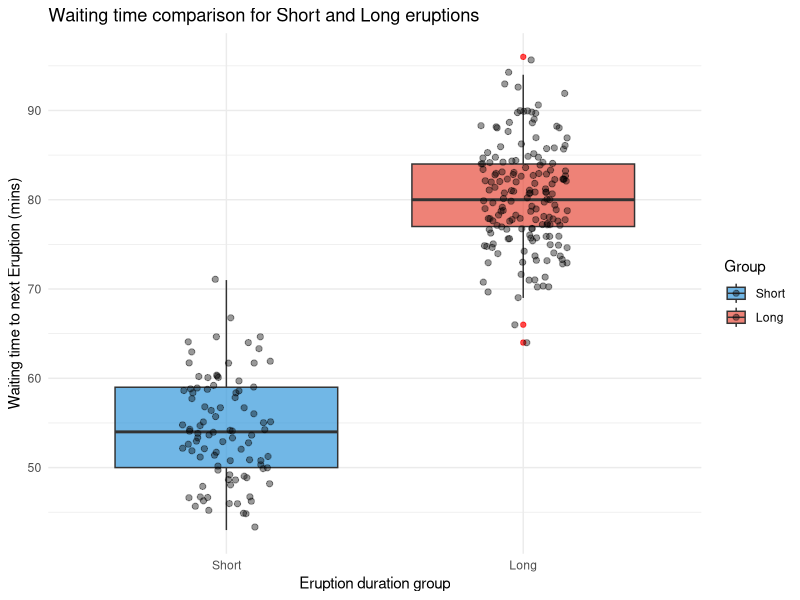
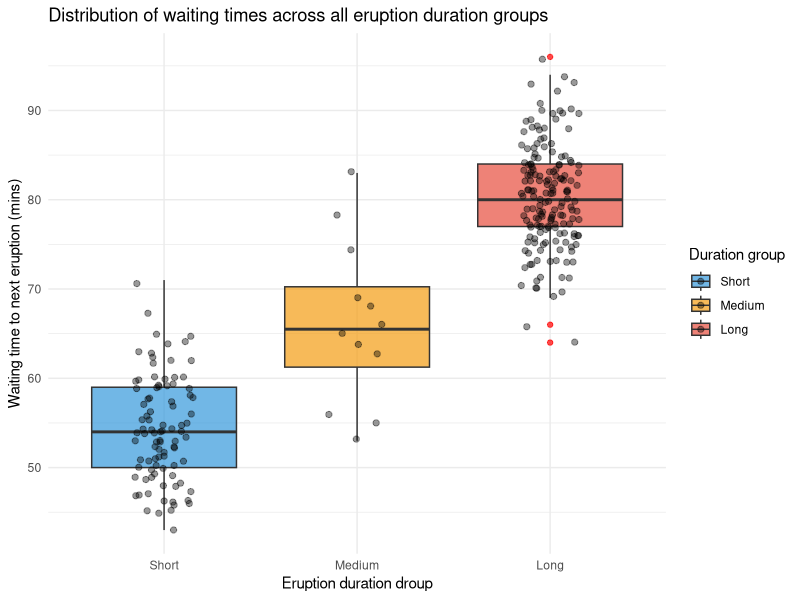
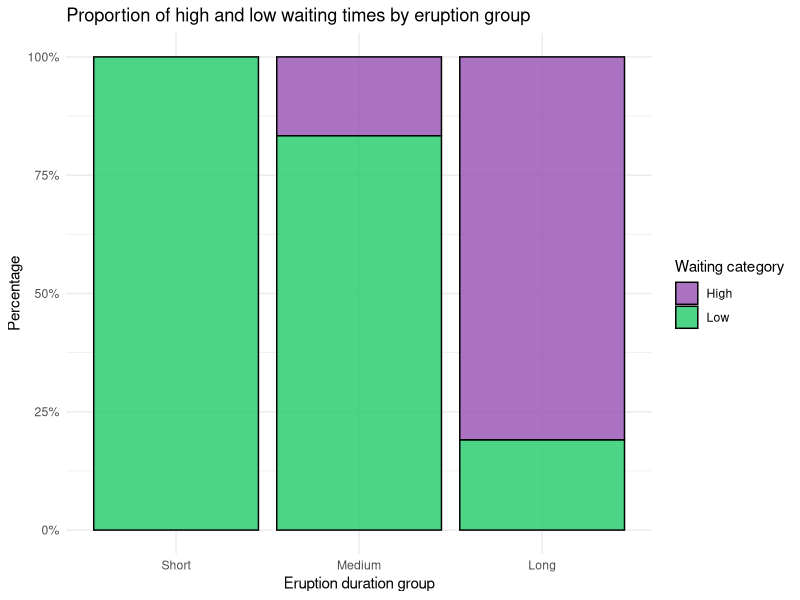

Write R code to recreate these figures, in order.
# LOADING THE REQUIRED LIBRARIES
library(dplyr)
library(stringr)
library(ggplot2)

# LOADING THE faithful DATASET
data("faithful")
faithful

# INSPECTING THE faithful DATASET
glimpse(faithful)
View(faithful)
summary(faithful)

# The faithful dataset has two variables; eruptions which is numeric and
# represents eruption time in minutes; waiting is numeric and represents the
# Waiting time to next eruption

# LOOKING FOR MISSING VALUES IN THE DATASET
colSums(is.na(faithful))

# PREPARING THE DATA FOR ANALYSIS

faithful <- faithful %>%
  mutate(
    # creating eruption-duration groups (Short, Medium, Long)
    eruption_duration = factor(cut(
      eruptions,
      breaks = c(-Inf, 2.5, 3.5, Inf),
      labels = c("Short", "Medium", "Long"),
      right = FALSE
    )),
    
    # 2. Create waiting_time variable (High waiting time, Low waiting time)
    waiting_time = factor(
      if_else(waiting >= median(waiting), "High", "Low")
    )
  )

glimpse(faithful)
summary(faithful)


# QUESTION ONE
# Do short and long eruptions differ significantly in their mean waiting time 
# to the next eruption? (t-test)

# The variables in this question are eruption_duration and waiting
# waiting (waiting time to next eruption) is the response variable and is continuous
# eruption_duration is the explanatory variable and is categorical

# Stating the hypotheses

# Null Hypothesis
# There is no difference in mean waiting time to the next eruption 
# between short and long eruptions

# Alternative Hypothesis
# There is a difference in mean waiting time to the next eruption 
# between short and long eruptions

# Statistical Test
# Independent Two-Sample Welch t-test
# Justification: We are comparing the population means of a continuous response 
# variable (waiting) across exactly two independent categorical groups; Short, Long 
# t-test is used because it does not assume equal variances between the two groups

# Subsetting the data for Short and Long duration groups only
q1_data <- subset(faithful, eruption_duration %in% c("Short", "Long"))
q1_data$eruption_duration <- droplevels(q1_data$eruption_duration)

# descriptive summaries
tapply(q1_data$waiting, q1_data$eruption_duration, summary)
tapply(q1_data$waiting, q1_data$eruption_duration, sd)

# carrying out the t-test
t.test(waiting ~ eruption_duration, data = q1_data)


# Assumption Checking: Normality within groups
shapiro.test(q1_data$waiting[q1_data$eruption_duration == "Short"])
shapiro.test(q1_data$waiting[q1_data$eruption_duration == "Long"])

# boxplot for waiting time comparison for lond and short eruptions
ggplot(q1_data, aes(x = eruption_duration, y = waiting, fill = eruption_duration)) +
  geom_boxplot(alpha = 0.7, outlier.color = "red") +
  geom_jitter(width = 0.15, alpha = 0.4, size = 1.8) +
  scale_fill_manual(values = c("Short" = "#3498db", "Long" = "#e74c3c")) +
  theme_minimal() +
  labs(
    title = "Waiting time comparison for Short and Long eruptions",
    x = "Eruption duration group",
    y = "Waiting time to next Eruption (mins)",
    fill = "Group"
  )

# Statistical Output

# The t-test yields a statistic t = -34.716; df = 184.63 with an extremely 
# small p-value < 2.2e-16

# The mean waiting time for the Short group is 54.28 minutes, compared to
# 80.33 minutes for the Long group

# Difference in Means: Long eruptions require an average of 26.05 
# additional minutes of waiting time compared to short eruptions

# 95% Confidence Interval: -27.53, -24.57 minutes
# We are 95% confident that the true population mean difference in waiting time 
# between Short and Long eruptions lies between 24.57 and 27.53 minutes

# Decision: Because p-value < 0.05, we reject the null hypothesis

# Assumption Checking (Normality Within Groups)

# Shapiro-Wilk Test Results
# Short Eruptions: W = 0.98017, p-value = 0.1749
# Long Eruptions: W = 0.99396, p-value = 0.7194   
# Assumption Assessment: For both duration groups, the p-values are greater than 
# the standard alpha = 0.05 threshold thus, we fail to reject the null 
# hypothesis of normality for both groups 
# The data in both the Short and Long eruption categories follow a normal 
# distribution, perfectly satisfying the normality assumption 
# required for the t-test

# From the boxplot

# There is complete distribution separation
# The interquartile ranges of the Short and Long groups show zero vertical 
# overlap 
# The middle 50% for Short sits between approximately 50 and 60 minutes,
# for Long it sits entirely between 78 and 85 minutes

# Symmetry and  Dispersion 
# The boxes are symmetric around their medians sitting around 54 and 80 minutes
# visually aligning with the Shapiro-Wilk normality test results

# Equal Variances
# Both boxes display similar height/spread confirming 
# homoscedasticity (comparable variance between groups) 
# The few red outlier points at the top and bottom whiskers of the Long group 
# do not destabilize the test due to the overall large sample size and 
# tight clustering


# Practical Finding: The evidence strongly demonstrates that eruption duration 
# directly corresponds to waiting time. Long eruptions require significantly 
# longer recovery times before the next eruption occurs averaging over 26 minutes 
# longer in waiting time compared to short eruptions


# QUESTION TWO
# Does mean waiting time to the next eruption differ among 
# short, medium and long eruptions? (ANOVA)

# The variables in this question are eruption_duration and waiting
# waiting (waiting time to next eruption) is the response variable and is continuous
# eruption_duration is the explanatory variable and is categorical

# Stating the hypotheses

# Null hypothesis
# Mean waiting time to the next eruption is equal across 
# short, medium, and long eruption groups

# Alternative hypothesis
# At least one eruption-duration group has a mean waiting time that 
# differs from the others

# Statistical Test
# One-Way ANOVA
# Justification: We are comparing the continuous mean response across 
# three independent categorical levels
# ANOVA tests whether the variance between the group means is significantly 
# larger than the variance within the groups

# descriptive summaries for all three groups
tapply(faithful$waiting, faithful$eruption_duration, summary)
tapply(faithful$waiting, faithful$eruption_duration, sd)

# carrying out one-way ANOVA
q2_test <- aov(waiting ~ eruption_duration, data = faithful)
summary(q2_test)

# Assumption Checking
# normality of residuals
shapiro.test(residuals(q2_test))


# homogeneity of variances
bartlett.test(waiting ~ eruption_duration, data = faithful)

# boxplot for distribution of waiting times across all eruption duration groups
ggplot(faithful, aes(x = eruption_duration, y = waiting, fill = eruption_duration)) +
  geom_boxplot(alpha = 0.7, outlier.color = "red") +
  geom_jitter(width = 0.15, alpha = 0.4, size = 1.8) +
  scale_fill_manual(values = c("Short" = "#3498db", "Medium" = "#f39c12", "Long" = "#e74c3c")) +
  theme_minimal() +
  labs(
    title = "Distribution of waiting times across all eruption duration groups",
    x = "Eruption duration droup",
    y = "Waiting time to next eruption (mins)",
    fill = "Duration group"
  )

# Statistical Output

# The One-way ANOVA yields an F-statistic F(2, 269) = 577.4 with a p-value 
# p < 2e-16
# Short Group: mean = 54.28 minutes; median = 54 minutes
# Medium Group: mean = 66.17 minutes; median = 65.50 minutes
# Long Group: mean = 80.33 minutes; median = 80 minutes
# Decision: Because p < 0.05, we reject the null hypothesis
# There is highly statistically significant evidence that mean
# waiting time differs among the short, medium, and long 
# eruption duration categories

# Assumption Checks

# Normality of residuals (Shapiro-Wilk Test)
# Test output: W = 0.99406, p-value = 0.3646
# Insight: Because p > 0.05, we fail to reject the null hypothesis of normality
# The residuals are normally distributed, fully satisfying the normality assumption for ANOVA

# Homogeneity of Variances (Bartlett's Test)
# Test output: Bartlett's K-squared = 5.9046, df = 2, p-value = 0.05222
# Insight: Since p > 0.05, we assume equal variances 
# across groups (homoscedasticity), validating the ANOVA model structure

# From the boxplot

# The boxplot clearly shows a step-wise increase in waiting times 
# as eruption duration increases from Short to Medium to Long


# Practical Finding: 
# Mean waiting time varies significantly across all three eruption lengths

# longer eruptions require progressively longer waiting times until 
# the next eruption


# QUESTION THREE
# Is eruption-duration group associated with whether the waiting time
# to the next eruption is relatively high or low? (Chi-square test)

# The variables in this question are eruption_duration and waiting_time
# waiting_time is the response variable and is categorical
# eruption-duration is the explanatory variable and is categorical

# Stating the hypotheses

# Null hypothesis
# Eruption-duration and waiting-time(High,Low) are independent; 
# there is no association between them

# Alternative hypothesis
# Eruption-duration and waiting-time are associated (not independent)

# Statistical Test
# Chi-Square Test of Independence
# Justification: Both the explanatory and response variables are categorical
# The test evaluates whether observed frequency distributions deviate 
# significantly from what would be expected under independence

# generating contingency table
counts <- table(faithful$eruption_duration, faithful$waiting_time)
print(counts)

# Execute Chi-Square Test
q3_test <- chisq.test(counts)
print(q3_test)

# Inspect Expected Counts to verify assumption
print("Expected Counts:")
print(q3_test$expected)

# stacked bar chart of proportion of high and low waiting times by eruption group
ggplot(faithful, aes(x = eruption_duration, fill = waiting_time)) +
  geom_bar(position = "fill", color = "black", alpha = 0.85) +
  scale_y_continuous(labels = scales::percent) +
  scale_fill_manual(values = c("Low" = "#2ecc71", "High" = "#9b59b6")) +
  theme_minimal() +
  labs(
    title = "Proportion of high and low waiting times by eruption group",
    x = "Eruption duration group",
    y = "Percentage",
    fill = "Waiting category"
  )

# Statistical Output

# The Chi-square test yields X-squared = 161.69; df = 2; p-value (p < 2.2e-16)
# Decision: Because p < 0.05 we reject the null hypothesis 
# There is strong statistical evidence of a high dependency 
# between eruption duration length and waiting time category

# Contingency table breakdown 

# Short Group: 0 High versus 92 Low waiting times
# 100% of short eruptions resulted in a low recovery time
# Long Group: 136 High versus 32 Low waiting times
# 81% of long eruptions led to a high recovery time 
# Medium Group: 2 High versus 10 Low waiting times 
# 83.3% of medium eruptions led to a low waiting time

# Assumption Check

# Expected Frequencies Output:Short: 46.68 (High), 45.32 (Low); 
# Medium: 6.09 (High), 5.91 (Low); Long: 85.24 (High), 82.76 (Low)  

# The fundamental assumption for the Pearson Chi-Square test is that 
# all expected cell frequencies must be at least 5 
# Since the smallest expected cell count in the model is 5.91, 
# the minimum threshold is met across all six cells meaning simulated p-values 
# are not required

# From the stacked bar chart
# The Short column is entirely green (100% Low waiting time)
# The Medium column remains mostly green ( around 83% Low waiting time)
# The Long column is mostly purple ( around 81% High waiting time)
# If the two variables were independent, all three bars would look 
# nearly identical, displaying roughly 50/50 splits matching the 
# overall population median 
# The massive contrast between the Short and Long bars proves non-independence

# Practical Finding: Eruption duration is strongly associated with whether 
# waiting time is above or below the median
# Short eruptions almost guaranteed a below-median (low) wait time, 
# whereas long eruptions overwhelmingly led to above-median (high) wait times
